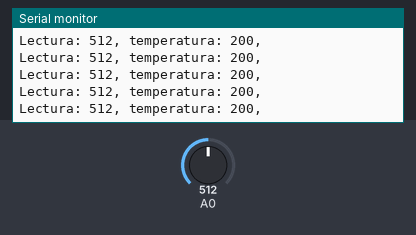
A sketch run on a simulated Arduino Uno, built with avr-gcc and run on an emulated ATmega328P. Parts: the last lines printed to the serial monitor. The inputs (shaded band) are chosen by the test bench; at power-on: A0 = 512.

Above: at 7.2 s.
7.3 s: A0 set to 115
At 8.1 s:
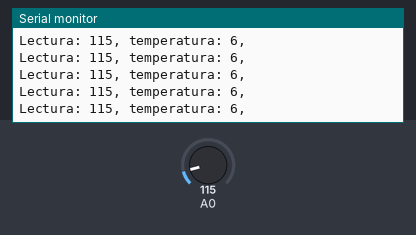
8.8 s: A0 set to 133
At 9.5 s:
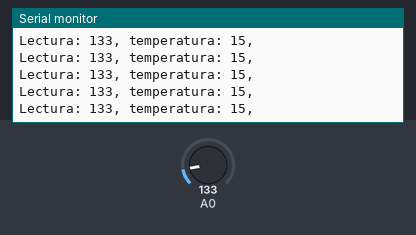
14.8 s: A0 set to 323
At 15.7 s:
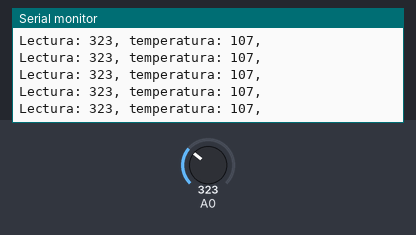
17.8 s: A0 set to 290
At 18.4 s:
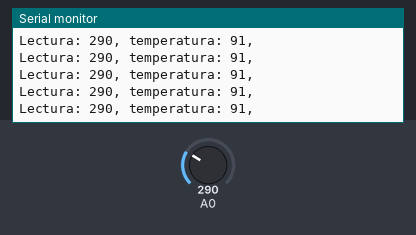
Timing chart, 0 to 20.8 s (numbered marks = the images above; inputs shaded):
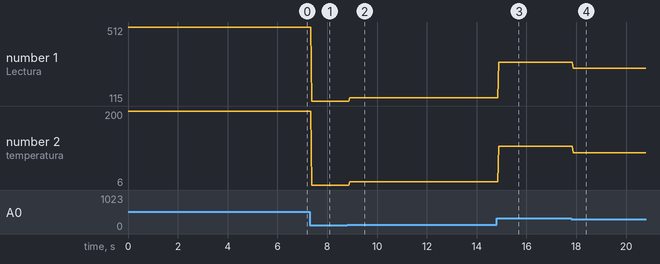

The sketch:

termometro1.ino
```cpp
// C++ code
//
void setup()
{
  //pinMode(LED_BUILTIN, OUTPUT);
  Serial.begin(9600);
}

void loop()
{

  int lectura, temp;
  //Obtengo la medicion del sensor
  lectura = analogRead(A0);
  Serial.print("Lectura: ");
  Serial.print(lectura);
  //Imprimo la temperatura
  Serial.print(", temperatura: ");
  temp = (lectura * (500.0 / 1023.0))-50.0;//Convierto la mediciondel sensor a temperatura en Cº
  Serial.print(temp);
  Serial.println(",");

}
```

Measured:
- after the input at 7.3 s, the serial monitor: prints a new line after 0.08 s (image 1)
- after the input at 8.8 s, the serial monitor: prints a new line after 0.09 s (image 2)
- after the input at 14.8 s, the serial monitor: prints a new line after 0.08 s (image 3)
- after the input at 17.8 s, the serial monitor: prints a new line after 0.07 s (image 4)
- plotted number 1: 512 → 115 after the input at 7.3 s, 115 → 133 after the input at 8.8 s, 133 → 323 after the input at 14.8 s, 323 → 290 after the input at 17.8 s
- plotted number 2: 200 → 6 after the input at 7.3 s, 6 → 15 after the input at 8.8 s, 15 → 107 after the input at 14.8 s, 107 → 91 after the input at 17.8 s
